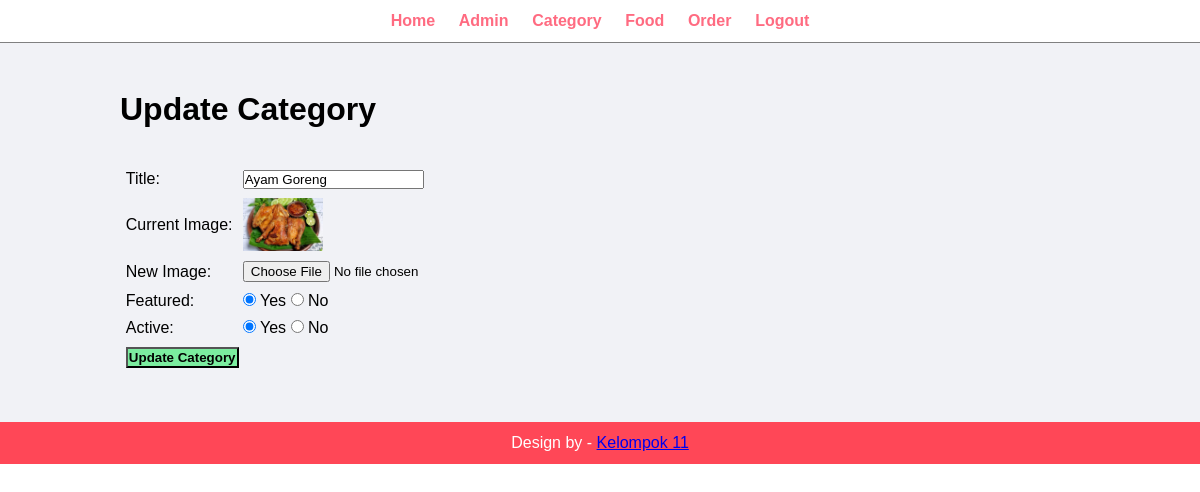
The app's page /admin/update-category.php?id=5&image_name=food_category_351.jpg (signed in) with its own data.
### tables this page shows
CREATE TABLE `tbl_category` (
  `id` int(10) UNSIGNED NOT NULL,
  `title` varchar(100) NOT NULL,
  `image_name` varchar(255) NOT NULL,
  `featured` varchar(10) NOT NULL,
  `active` varchar(10) NOT NULL
);

### admin/update-category.php (the view, shortened to what this page needs)
<?php include('partials/menu.php'); ?>
    <div class="main-content">
        <div class="wrapper">
            <h1>Update Category</h1>
            <br><br>
            <?php
                if(isset($_GET['id'])){
                    $id = $_GET['id'];
                    $sql = "SELECT * FROM tbl_category WHERE id=$id";
                    $res = mysqli_query($conn,$sql);
                    if($res==true){
                        $count = mysqli_num_rows($res);
                        if($count==1){
                            $row = mysqli_fetch_assoc($res);
                            $title = $row['title'];
                            $current_image = $row['image_name'];
                            $featured = $row['featured'];
                            $active = $row['active'];
                        }
                        else{
                            $_SESSION['no-category-found'] = "<div class='error'> Category not found. </div>";
                            header('location:'.SITEURL.'admin/manage-category.php');
                        }
                    }
                }
                else{
                    header('location:'.SITEURL.'admin/manage-category.php');
                }
            ?>
            <form action="" method="POST" enctype="multipart/form-data">
                <table class="tbl-30">
                    <tr>
                        <td>Title: </td>
                        <td><input type="text" name="title" value="<?php echo $title ?>"></td>
                    </tr>
                    <tr>
                        <td>Current Image: </td>
                        <td>
                            <?php
                                if($current_image != ""){
                                    ?>
                                        <img src="<?php echo SITEURL; ?>images/category/<?php echo $current_image; ?>" width="80px">
                                    <?php
                                }
                                else{
                                    echo "<div class='error'>Image not Added. </div>";
                                }
                            ?>
                        </td>
                    </tr>
                    <tr>
                        <td>New Image: </td>
                        <td><input type="file" name="image"></td>
                    </tr>
                    <tr>
                        <td>Featured: </td>
                        <td>
                            <input <?php if($featured=="Yes"){echo "checked";} ?> type="radio" name="featured" value="Yes"> Yes
                            <input <?php if($featured=="No"){echo "checked";} ?> type="radio" name="featured" value="No"> No
                        </td>
                    </tr>
                    <tr>
                        <td>Active: </td>
                        <td>
                            <input <?php if($active=="Yes"){echo "checked";} ?> type="radio" name="active" value="Yes"> Yes
                            <input <?php if($active=="No"){echo "checked";} ?> type="radio" name="active" value="No"> No
                        </td>
                    </tr>
                    <tr colspan = 2>
                        <td><input type="submit" name="submit" value="Update Category" class="btn-secondary"></td>
                    </tr>
                </table>
            </form>
        </div>
    </div>
<?php include('partials/footer.php'); ?>

### css/admin1.css (style rules this page uses)
* { margin: 0 0; padding: 0 0; font-family: Arial, Helvetica, sans-serif; }
.wrapper { padding: 1%; width: 80%; margin: 0 auto; }
table tr td { padding: 1%; }
.btn-secondary { background-color: #7bed9f; padding: 1%; color: black; text-decoration: none; font-weight: bold; }
.tbl-30 { width: 40%; }
.main-content { background-color: #f1f2f6; padding: 3% 0; }

### records on screen
tbl_category: title "Ayam Goreng", image_name (picture), featured "☑", active "☑"
